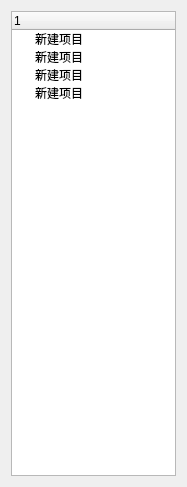
<?xml version="1.0" encoding="UTF-8"?>
<ui version="4.0">
 <class>Navigator</class>
 <widget class="QWidget" name="Navigator">
  <property name="geometry">
   <rect>
    <x>0</x>
    <y>0</y>
    <width>187</width>
    <height>487</height>
   </rect>
  </property>
  <property name="windowTitle">
   <string>Form</string>
  </property>
  <layout class="QHBoxLayout" name="horizontalLayout">
   <item>
    <widget class="QTreeWidget" name="treeWidget">
     <property name="enabled">
      <bool>true</bool>
     </property>
     <column>
      <property name="text">
       <string>1</string>
      </property>
     </column>
     <item>
      <property name="text">
       <string>新建项目</string>
      </property>
     </item>
     <item>
      <property name="text">
       <string>新建项目</string>
      </property>
     </item>
     <item>
      <property name="text">
       <string>新建项目</string>
      </property>
     </item>
     <item>
      <property name="text">
       <string>新建项目</string>
      </property>
     </item>
    </widget>
   </item>
  </layout>
 </widget>
 <resources/>
 <connections/>
</ui>
